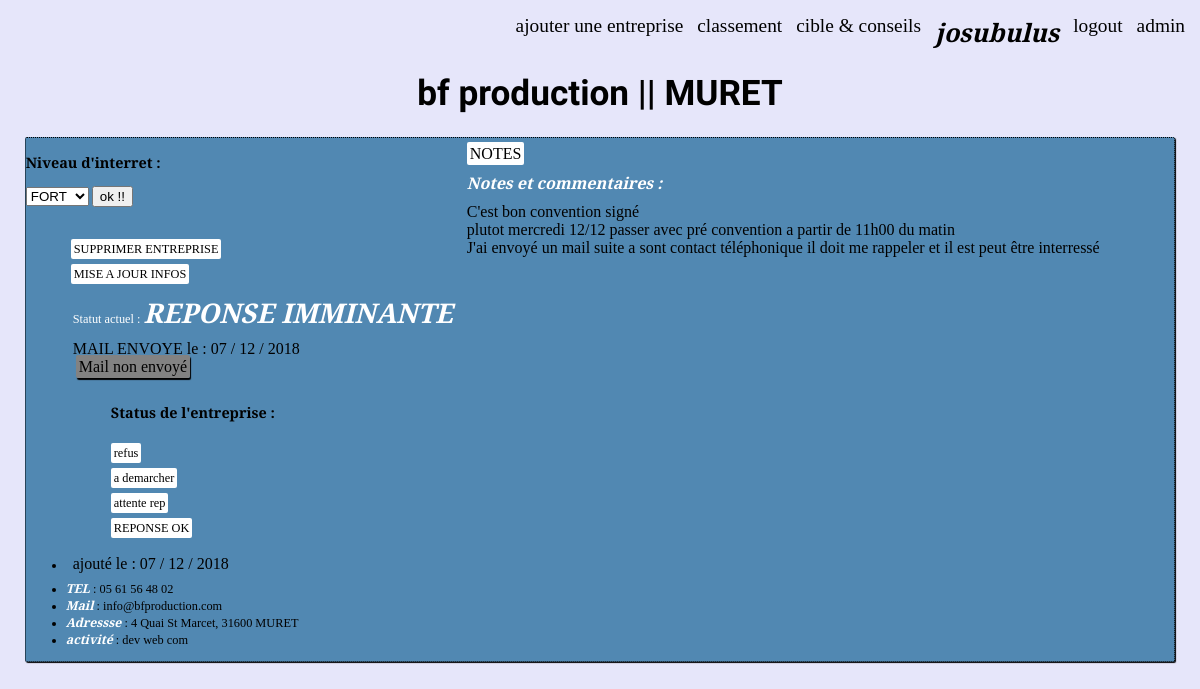
The page /notes.php?id_entreprise=36 (signed in) on the database its author committed.
### tables this page shows
CREATE TABLE `entreprises` (
  `id` int(11) NOT NULL,
  `nom` varchar(256) NOT NULL,
  `tel` varchar(256) NOT NULL,
  `mail` varchar(256) NOT NULL,
  `site` varchar(255) NOT NULL,
  `adresse` varchar(256) NOT NULL,
  `activite` varchar(256) DEFAULT NULL,
  `date_ajout` datetime DEFAULT NULL,
  `statut` int(11) NOT NULL,
  `statut_mail` int(11) NOT NULL,
  `date_mail` datetime DEFAULT NULL,
  `notes` text,
  `interret` int(11) NOT NULL DEFAULT '1',
  `id_membre` int(11) NOT NULL
);

### notes.php (the view, shortened to what this page needs)
<?php session_start();
if (isset($_SESSION['page']) && $_SESSION['page'] == 'login_ok')
{
?>
<!DOCTYPE html>
<html lang="fr" dir="ltr" />
  <head>
    <link rel="stylesheet" href="css/style.css" />
  </head>
  <body>
                  <?php include('include/login_bdd.php'); ?>
    <header>
      <nav>
        <?php include('include/nav.php'); ?>
      </nav>
<?php
if (isset($_GET['id_entreprise']) && !empty($_GET['id_entreprise']))
{
            $id_entreprise=intval($_GET['id_entreprise']);
          $req=$bdd->prepare('SELECT id,nom,tel,mail,site,adresse,activite,DATE_FORMAT(date_ajout,"%d / %m / %Y") date_affich,statut,statut_mail,DATE_FORMAT(date_mail,"%d / %m / %Y") date_email,notes,interret FROM entreprises WHERE id=:id_entreprise');
          $req->execute(array('id_entreprise'=>$id_entreprise));
          $info_entreprise=$req->fetch();
 ?>
      <h1><a href="<?php echo htmlspecialchars($info_entreprise['site']); ?>"><?php echo htmlspecialchars($info_entreprise['nom']); ?></a> </h1>
    </header>
    <section>
                    <?php
if (isset($_GET['suppr']) && $_GET['suppr'] ==1 && $_GET['id_entreprise'] == $info_entreprise['id']) {
              ?>
            <h2>Etes vous sur de vouloir supprimer : <?php echo $info_entreprise['nom'] ?> </h2>
              <a class="bouton_statut" href="notes_post.php?suppr=1&amp;id_entreprise=<?php echo $info_entreprise['id'] ?>">oui</a>
                <a class="bouton_statut" href="notes.php?id_entreprise= <?php echo $_GET['id_entreprise'] ?> ">non</a>
              <?php
            }
else {
                ?><div class="box_entreprises"><?php
                            if (isset($_GET['page']) && $_GET['page'] == 'update') {
                              ?>
                                        <h2>Mise a jours des données de l'entreprise</h2>
                                            <p> <em>Il faut remettre toute les données dans ce formulaire ! </em> </p>
                              <nav>
                                <p> <a class="bouton_modif" href="notes.php?id_entreprise=<?php echo $_GET['id_entreprise'] ?>"> RETOURRRRR </a> </p>
                                <p> <a class="bouton_modif" href="notes.php?id_entreprise=<?php echo $_GET['id_entreprise'] ?>&amp;page=note"> NOTES </a> </p>
                              </nav>
                              <form class="saisie_entreprise" action="notes_post.php" method="POST">
                                    <?php
                                      require 'class/Formulaire.php';
                                      $ajour = new Form($info_entreprise);
                                      echo $ajour->input('nom','Nom De l Entreprise');
                                      echo $ajour->input('tel','TEL');
                                      echo $ajour->input('mail','@mail');
                                      echo $ajour->input('site','site de l\'entreprise');
                                      echo $ajour->input('activite','Activite');
                                      echo $ajour->textarea('adresse','Adresse');
                                      echo $ajour->submit('envoyer');?>
                                     <p> <input type="text" name="id_entreprise" id="hide" value="<?php echo htmlspecialchars($info_entreprise['id']); ?>"> </p>
                              </form>
                              <?php
                            }
                            else {?>
                  <?php
                    if (isset($_GET['page']) && $_GET['page'] == 'note') {
                      ?>
                      <nav>
                        <p> <a class="bouton_modif" href="notes.php?id_entreprise=<?php echo $_GET['id_entreprise'] ?>"> RETOURRRRR </a> </p>
                        <p> <a class="bouton_modif" href="notes.php?id_entreprise=<?php echo $_GET['id_entreprise'] ?>&amp;page=update"> MISE A JOUR INFOS </a> </p>
                      </nav>
                      <form action="notes_post.php" method="post">
                            <?php
                              require 'class/Formulaire.php';
                              $note = new Form($info_entreprise);
                             echo $note->textarea('notes','NOTES : ');
                             echo $note->submit('sauvegarder');?>
                            <p> <input type="text" name="id_entreprise" id="hide" value="<?php echo htmlspecialchars($info_entreprise['id']); ?>"> </p>
                      </form>
                      <?php
                    }
                    else {?>
                      <section class="bloc_entreprise_et_notes">
                        <div>
                        <h3>Niveau d'interret : </h3>  <form action="notes_post.php" method="post">
                                <select name="interret" id="interret">
                                <?php if ($info_entreprise['interret']==3) {
                                echo '<option value="3" selected >FORT</option>';
                                }
                                else {
                                echo '<option value="3">FORT</option>';
                                }
                                ?>
                                <input type="submit" name="submit" value="ok !!" />
                                </select>
                                    </form>
                          <p>
                            <ul class="liste_modif_entreprise">
                              <li><a class="bouton_modif" href="notes.php?suppr=1&amp;id_entreprise=<?php echo htmlspecialchars($info_entreprise['id']); ?>">SUPPRIMER ENTREPRISE</a></li>
                              <li><a class="bouton_modif" href="notes.php?id_entreprise=<?php echo $_GET['id_entreprise'] ?>&amp;page=update"> MISE A JOUR INFOS </a></li>
        <?php if ($info_entreprise['statut'] == 1)
        {
        echo '<p class="titre_info_entreprise">Statut actuel : <em>A démarcher</em> </p>';
        }
        elseif ($info_entreprise['statut'] == 3)
        {
        echo '<p class="titre_info_entreprise">Statut actuel : <em>Attente réponse</em> </p>';
        }
        elseif ($info_entreprise['statut'] == 4)
        {
        echo '<p class="titre_info_entreprise">Statut actuel : <em>Refusé</em> </p>';
        }
        elseif ($info_entreprise['statut'] == 2)
        {
        echo '<p class="titre_info_entreprise">Statut actuel : <em id="statut_reponse_imminente">REPONSE IMMINANTE</em> </p>';
        } ?>
        <?php if ( isset($info_entreprise['statut_mail']) && $info_entreprise['statut_mail'] == 2)
            {
            echo '<p> MAIL ENVOYE le : ' . $info_entreprise['date_email'] . '<br /><a class="bouton_statut" href="notes_post.php?statut_mail=1&amp;id_entreprise=' . $info_entreprise['id'] . '"> Mail non envoyé </a> </p>';
            }
            else
            {
            echo '<p><a class="bouton_modif" href="notes_post.php?statut_mail=2&amp;id_entreprise=' . $info_entreprise['id'] . '"> contact par mail effectué</a></p>';
            } ?>
                                    <ul>
                                      <li> <h3> Status de l'entreprise :  </h3> </li>
                                      <li><a class="bouton_modif" href="notes_post.php?statut=4&amp;id_entreprise= <?php echo htmlspecialchars($info_entreprise['id']); ?>">refus</a></li>
                                      <li><a class="bouton_modif" href="notes_post.php?statut=1&amp;id_entreprise=<?php echo htmlspecialchars($info_entreprise['id']); ?>">a demarcher</a></li>
                                      <li><a class="bouton_modif" href="notes_post.php?statut=3&amp;id_entreprise=<?php echo htmlspecialchars($info_entreprise['id']); ?>">attente rep</a></li>
                                      <li><a class="bouton_modif" href="notes_post.php?statut=2&amp;id_entreprise=<?php echo htmlspecialchars($info_entreprise['id']); ?>">REPONSE OK</a></li>
                                    </ul>
                            </ul>
                            <ul>
                              <li><p>ajouté le : <?php echo htmlspecialchars($info_entreprise['date_affich']); ?></p></li>
                              <li><em class="titre_info_entreprise">TEL</em> :  <?php echo htmlspecialchars($info_entreprise['tel']); ?></li>
                              <li><em class="titre_info_entreprise">Mail</em> :  <?php echo htmlspecialchars($info_entreprise['mail']); ?></li>
                              <li><em class="titre_info_entreprise">Adressse</em> :  <?php echo htmlspecialchars($info_entreprise['adresse']); ?></li>
                              <li><em class="titre_info_entreprise">activité</em> : <?php echo htmlspecialchars($info_entreprise['activite']); ?></li>
                            </ul>
                        </div>
                        <div>
                          <p> <a class="bouton_modif" href="notes.php?id_entreprise=<?php echo $_GET['id_entreprise'] ?>&amp;page=note"> NOTES </a> </p>
                          <p><em class="titre_info_entreprise">Notes et commentaires : </em></p><p><?php echo nl2br(htmlspecialchars($info_entreprise['notes'])); ?></p>
                        </div>
                      </section>
                    </div>
                    <?php }?>
              <?php } ?>
        <?php }  ?>
<?php }  ?>
    </section>
  </body>
</html>
<?php
}
else {
  header('location:inscription.php');
}
?>

### css/style.css (style rules this page uses)
body { background-color: rgb(230,230,250); font-family: 'EB Garamond'; font-size: 1.1em; }
h1 { text-align: center; font-family: 'Hind Siliguri', sans-serif; }
em { color: red; font-size:1.3em; font-weight:bold; }
p { font-size: 1.3em; padding: 2px; margin: 5px; }
a { color:black; text-decoration: none; }
.bouton_statut { border:1px rgba(0,0,0,0) solid; border-radius: 2px; padding: 2px; margin:auto; margin-left: 3px; background-color: rgb(130,130,130); box-shadow: 1px 2px 1px black; text-decoration: none; color: black; }
.titre_info_entreprise { text-decoration: none; font-size: 1.0em; color:white; }
.box_entreprises { width: 97%; margin:auto; margin-top: 5px; border:1px black dotted; border-radius: 2px; background-color: rgba(81,136,178,1); box-shadow: 1px 1px 1px black; font-size: 0.7em; }
#statut_reponse_imminente { text-decoration: none; font-size: 2.2em; color:white; }
.liste_modif_entreprise,.liste_modif_entreprise li { list-style-type: none; }
.liste_modif_entreprise li { padding: 5px; }
.bouton_modif { background-color: white; padding: 3px; border-radius: 2px; }
.bloc_entreprise_et_notes { display: flex; }

### rows shown on the page
entreprises: nom "bf production || MURET", interret "FORT", tel "05 61 56 48 02", mail "info@bfproduction.com", adresse "4 Quai St Marcet, 31600 MURET", activite "dev web com", notes "C'est bon convention signé plutot mercredi 12/12 passer avec pré convention a partir de 11h00 du matin J'ai envoyé un mail suite a sont contact téléphonique il doit me rappeler et il est peut être interressé"

### other values the page prints
$_SESSION['pseudo_membre'] "josubulus"
$info_entreprise['date_email'] "07 / 12 / 2018"
$info_entreprise['date_affich'] "07 / 12 / 2018"
